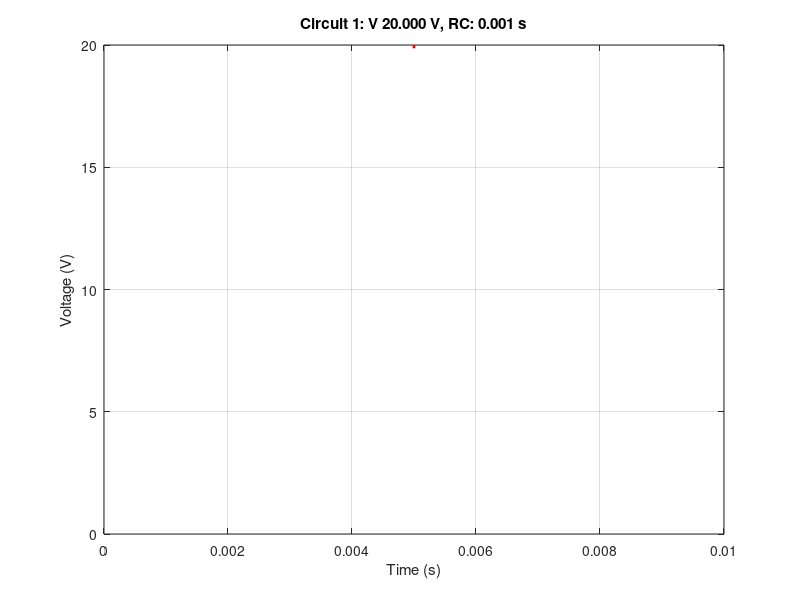
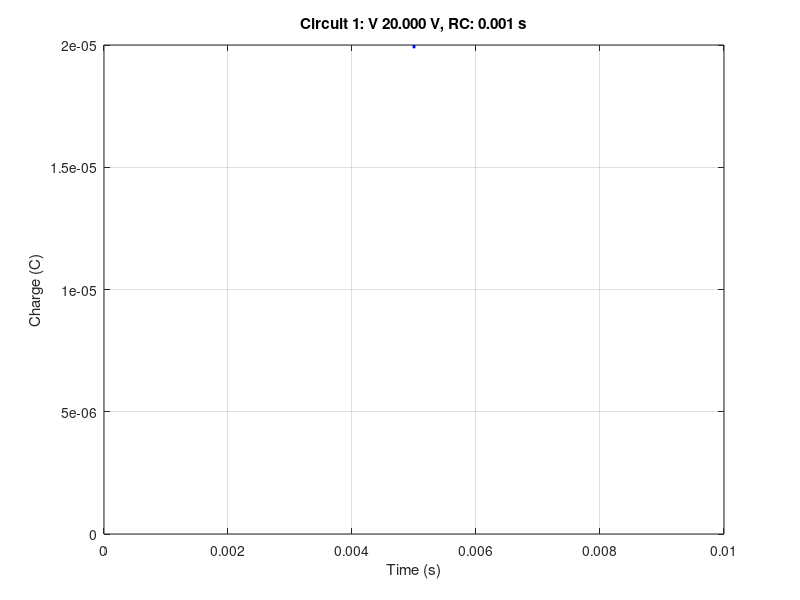

The MATLAB script that drew these images, in order: (Note: this script raises an error after producing the figures.)


%##Circuito 1
clear all;
close all;
clc;
% ------------- Parámetros--------------------%

V0 = 20;    % (V)       Voltaje inicial
R = 1000;   % (Omhs)    Resistencia
C = 1e-6;   % (F)       Capacitancia
RC = R*C;   % (s)       Constante RC

step = 1e-9;% Paso de generación de datos
gif_step = 0.5e-4;

% Voltaje ------------- %
fig_num_v = 1; % Número de figura
fig_title_v = sprintf("Circuit 1: V %.3f V, RC: %.3f s",V0, RC);
x_label_v = "Time (s)";
y_label_v = "Voltage (V)";
plot_args_v = {"-b", "Color", "red", "LineWidth", 2};

is_create_gif_v = true;
filename_v = "circuit_1_voltage.gif";
gif_line_args_v = {"Color", "red", "LineWidth", 2};


% Carga ---------------- %
fig_num_q = 2; % Número de figura
fig_title_q = sprintf("Circuit 1: V %.3f V, RC: %.3f s",V0, RC);
x_label_q = "Time (s)";
y_label_q = "Charge (C)";
plot_args_q = {"-b", "Color", "blue", "LineWidth", 2};

is_create_gif_q = true;
filename_q = "circuit_1_charge.gif";
gif_line_args_q = {"Color", "blue", "LineWidth", 2};

% --------------------------------------------%

% Modelo de voltaje de carga
V_charge = @(t) V0*(1-exp(-t./RC));

% Modelo voltaje en descarga
V_discharge = @(t) V0*(exp(-t./RC));

% Modelo de carga
Q = @(v) C.*v;

% Parametrización de t
t_cycle = 0:step:5*RC;
t = [t_cycle, t_cycle + t_cycle(end)];

% Parametrización de voltaje
v = [V_charge(t_cycle), V_discharge(t_cycle)];
q = Q(v);

% Graficación de voltaje
figure(fig_num_v);
plot(t,v,plot_args_v{:});
grid on;
title(fig_title_v);
xlabel(x_label_v);
ylabel(y_label_v);

% Graficación de carga
figure(fig_num_q);
plot(t,q,plot_args_q{:});
grid on;
title(fig_title_q);
xlabel(x_label_q);
ylabel(y_label_q);

% Crear gif de voltaje
if is_create_gif_v
    t_gif_cycle = 0:gif_step:5*RC;
    t_gif = [t_gif_cycle, t_gif_cycle + t_gif_cycle(end)];
    v_gif = [V_charge(t_gif_cycle), V_discharge(t_gif_cycle)];
    plot2gif(fig_num_v+10, t_gif,v_gif, fig_title_v, x_label_v, y_label_v, filename_v, gif_line_args_v);
end

% Crear gif de carga
if is_create_gif_q
    t_gif_cycle = 0:gif_step:5*RC;
    t_gif = [t_gif_cycle, t_gif_cycle + t_gif_cycle(end)];
    q_gif = Q([V_charge(t_gif_cycle), V_discharge(t_gif_cycle)]);
    plot2gif(fig_num_q+10, t_gif,q_gif, fig_title_q, x_label_q, y_label_q, filename_q, gif_line_args_q);
end

%##Circuito 2
clear all;
close all;
clc;
% ------------- Parámetros--------------------%

V0 = 20;    % (V)       Voltaje inicial
R = 1000;   % (Omhs)    Resistencia
C = 1e-6;   % (F)       Capacitancia
RC = R*C;   % (s)       Constante RC

step = 1e-9;% Paso de generación de datos
gif_step = 0.5e-4;

% Voltaje ------------- %
fig_num_v = 3; % Número de figura
fig_title_v = sprintf("Circuit 2: V %.3f V, RC: %.3f s",V0, RC);
x_label_v = "Time (s)";
y_label_v = "Voltage (V)";
plot_args_v = {"-b", "Color", "red", "LineWidth", 2};

is_create_gif_v = true;
filename_v = "circuit_2_voltage.gif";
gif_line_args_v = {"Color", "red", "LineWidth", 2};


% Carga ---------------- %
fig_num_q = 4; % Número de figura
fig_title_q = sprintf("Circuit 1: V %.3f V, RC: %.3f s",V0, RC);
x_label_q = "Time (s)";
y_label_q = "Charge (C)";
plot_args_q = {"-b", "Color", "blue", "LineWidth", 2};

is_create_gif_q = true;
filename_q = "circuit_1_charge.gif";
gif_line_args_q = {"Color", "blue", "LineWidth", 2};

% --------------------------------------------%

% Modelo de voltaje de carga
V_charge = @(t) V0*(1-exp(-t./RC));

% Modelo voltaje en descarga
V_discharge = @(t) V0*(exp(-t./RC));

% Modelo de carga
Q = @(v) C.*v;

% Parametrización de t
t_cycle = 0:step:5*RC;
t = [t_cycle, t_cycle + t_cycle(end)];

% Parametrización de voltaje
v = [V_charge(t_cycle), V_discharge(t_cycle)];
q = Q(v);

% Graficación de voltaje
figure(fig_num_v);
plot(t,v,plot_args_v{:});
grid on;
title(fig_title_v);
xlabel(x_label_v);
ylabel(y_label_v);

% Graficación de carga
figure(fig_num_q);
plot(t,q,plot_args_q{:});
grid on;
title(fig_title_q);
xlabel(x_label_q);
ylabel(y_label_q);

% Crear gif de voltaje
if is_create_gif_v
    t_gif_cycle = 0:gif_step:5*RC;
    t_gif = [t_gif_cycle, t_gif_cycle + t_gif_cycle(end)];
    v_gif = [V_charge(t_gif_cycle), V_discharge(t_gif_cycle)];
    plot2gif(fig_num_v+10, t_gif,v_gif, fig_title_v, x_label_v, y_label_v, filename_v, gif_line_args_v);
end

% Crear gif de carga
if is_create_gif_q
    t_gif_cycle = 0:gif_step:5*RC;
    t_gif = [t_gif_cycle, t_gif_cycle + t_gif_cycle(end)];
    q_gif = Q([V_charge(t_gif_cycle), V_discharge(t_gif_cycle)]);
    plot2gif(fig_num_q+10, t_gif,q_gif, fig_title_q, x_label_q, y_label_q, filename_q, gif_line_args_q);
end

